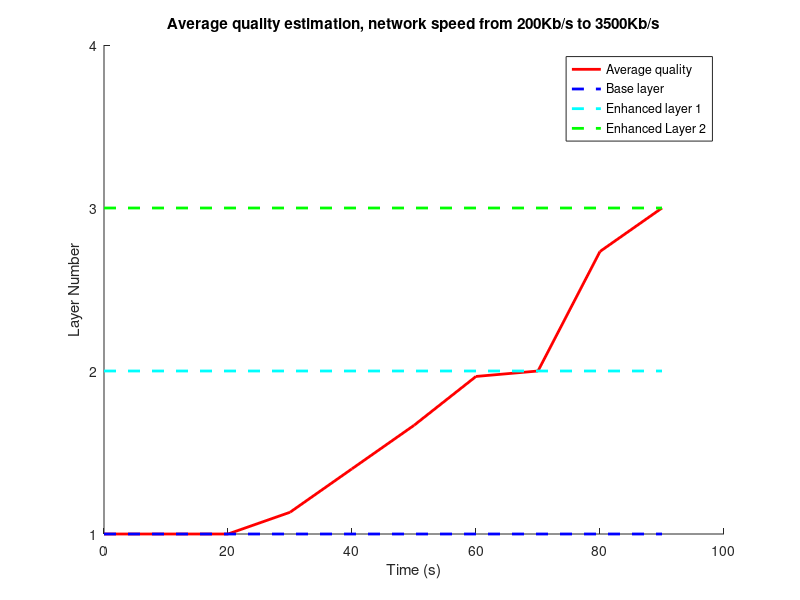

This figure's MATLAB source:
clear all;
close all;

%%
%plot(X,Y);
%estimated values of BW


y=[
1    
1  
1  
1.1333  
1.4  
1.6666
1.9666
2
2.7333
3
];

hold on
%threshold_values=[0 198 1470 3101];
time_slot=[
0
10
20
30
40
50
60
70
80
90
];

line(time_slot,y,'Linewidth',2,'Color',[1 0 0]);
%line(x_4,y_4,'Color','k','Linewidth',2);
ylim([1 4])
line([0 90],[1 1],'LineStyle','--','Linewidth',2,'Color','b');
line([0 90],[2 2],'LineStyle','--','Linewidth',2,'Color','c');
line([0 90],[3 3],'LineStyle','--','Linewidth',2,'Color','g');
title('Average quality estimation, network speed from 200Kb/s to 3500Kb/s');
xlabel('Time (s)');
ylabel('Layer Number');
set(gca,'ytick', [1 2 3 4]);
legend('Average quality','Base layer','Enhanced layer 1','Enhanced Layer 2');

%%